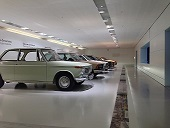
%> input picture ECE 216/Lab 4/Part3/testImage.JPG, 170 x 128 px
$ octave Part3.m   (GNU Octave 9; MATLAB toolbox functions it lacks are replaced by stand-ins)
%> lines starting %> are read from the running program, lines starting %| are printed output that depends on the picture
### ECE 216/Lab 4/Part3/compressor.m
function [ numDiscardedCoefficients, compressedTestSignal ] = compressor(testSignal, cutoff)

    fourierCoefficients = fft2(testSignal); %Obtain the fourier series coefficients.

    %Loop through the fourier series coeficients.
    [M,N] = size(testSignal);
    numDiscardedCoefficients = 0;
    for l = 1 : M %loop through the row requencies
        for k = 1 : N %loop through the column frequencies

            %If the absolute value of a coeficient is less than the cutoff
            %parameter, set the coeficient to zero and increment the
            %numDiscardedCoeficients variable.

            %WRITE YOUR CODE HERE
            if (abs(fourierCoefficients(l, k)) < cutoff)
                fourierCoefficients(l, k) = 0;
                numDiscardedCoefficients = numDiscardedCoefficients + 1;
            end
        end
    end

    compressedTestSignal = ifft2(fourierCoefficients);
end

### ECE 216/Lab 4/Part3/calculatePSNR.m
function [PSNR] = calculatePSNR(testSignal,compressedTestSignal)
    [M,N] = size(testSignal);
    MSE = (1/(M*N))*sum(sum((abs(testSignal-compressedTestSignal)).^2));
    PSNR = 10*log10(1/MSE);
end

### ECE 216/Lab 4/Part3/calculateCompressionRate.m
function [compressionRate] = calculateCompressionRate( M, N, numDiscardedCoeficients )
    %64 + 64 bits per complex fourier coeficient of type double
    originalSize = 128*M*N;

    newSize = 128*(M*N - numDiscardedCoeficients) + ceil(numDiscardedCoeficients*log2(M*N)) + ceil(log2(M*N));

    compressionRate = newSize/originalSize;
end

### ECE 216/Lab 4/Part3/Part3.m
clear all
close all
clc

%import and format the test signal for use
testSignal = imread('testImage.JPG');
%> testSignal is the input picture: size 128x170x3 uint8; mean R, G, B 126, 123.2, 119.6
testSignal = double(rgb2gray(testSignal))./255; %Make the image grayscale with pixel values between 0 and 1.
%> testSignal: size 128x170 double

[M,N] = size(testSignal);
%> M = 128; N = 170

%Vary this cutoff parameter to explore the
%compression rate to PSNR tradeoff
cutoff = 500;

%Create a function that compresses an image by zeroing out Fourier
%coeficients with a modulus below a cutoff threshold
[ numDiscardedCoeficients, compressedTestSignal ] = compressor(testSignal, cutoff);
%> after the loop in compressor, `for l = 1 : M`: numDiscardedCoefficients = 21753
%> in compressor, `compressedTestSignal = ifft2(fourierCoefficients);`:
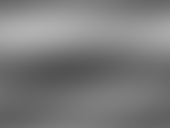
%> compressedTestSignal: size 128x170 double; min 0.327, max 0.697, mean 0.485
%> numDiscardedCoeficients = 21753

%This function calculates the PSNR of the compressed image relative to the
%original image.
PSNR = calculatePSNR(testSignal,compressedTestSignal);
%> in calculatePSNR, `MSE = (1/(M*N))*sum(sum((abs(testSignal-compressedTestSignal)).^2));`: MSE = 0.0182
%> in calculatePSNR, `PSNR = 10*log10(1/MSE);`: PSNR = 17.4
%> PSNR = 17.4

%This function approximates the the compression rate that is obtained.
compressionRate = calculateCompressionRate(M,N, numDiscardedCoeficients );
%> in calculateCompressionRate, `newSize = 128*(M*N - numDiscardedCoeficients) + ceil(numDiscardedCoefi..`: newSize = 314359
%> in calculateCompressionRate, `compressionRate = newSize/originalSize;`: compressionRate = 0.113
%> compressionRate = 0.113

%Display the image and its compressed version.
figure(1);
imshow([testSignal compressedTestSignal]);
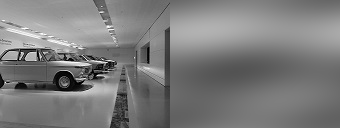
%> displayed picture: size 128x340, on the screen's scale of 0 to 255; min 0, max 255, mean 123.6
str = sprintf('PSNR = %.3fdB    R = %.3f',PSNR,compressionRate);
%> str = 'PSNR = 17.397dB    R = 0.113'
title(str);
